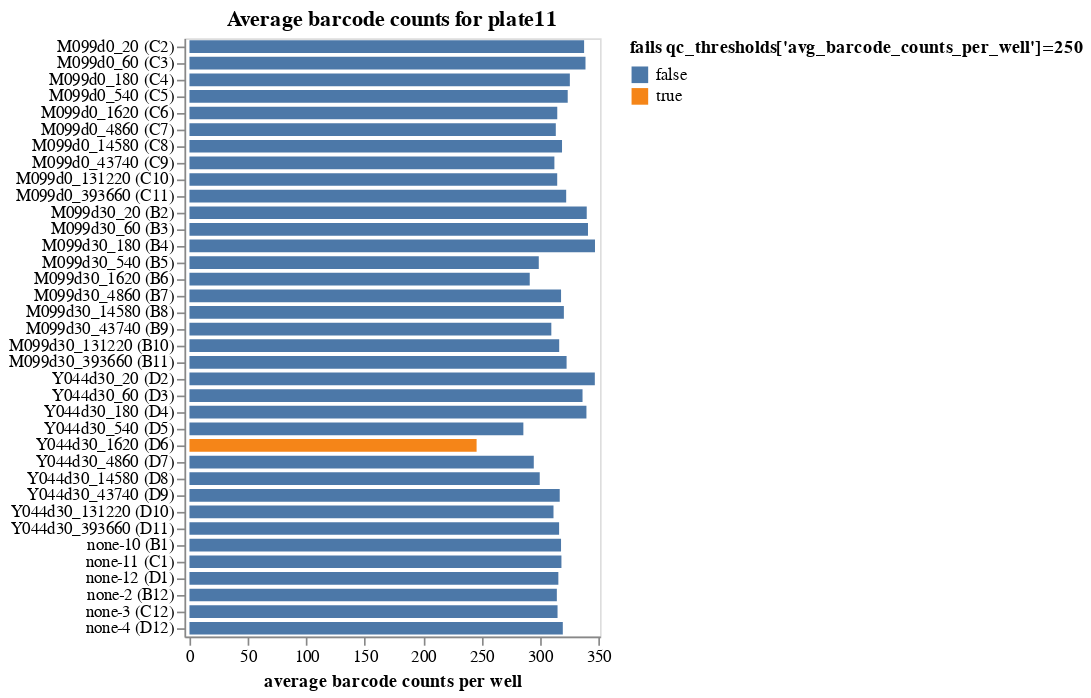

Here is the notebook cell this chart was saved with:
### Markdown cell above
Plot average counts per barcode.
If a sample has inadequate barcode counts, it may not have good enough statistics for accurate analysis, and a QC-threshold is applied:

### Code cell
avg_barcode_counts = (
    counts.groupby(
        ["well", "serum_replicate", "sample_well"],
        dropna=False,
        as_index=False,
    )
    .aggregate(avg_count=pd.NamedAgg("count", "mean"))
    .assign(
        fails_qc=lambda x: (
            x["avg_count"] < qc_thresholds['avg_barcode_counts_per_well']
        ),
    )
)

avg_barcode_counts_chart = (
    alt.Chart(avg_barcode_counts)
    .add_params(serum_selection)
    .transform_filter(serum_selection)
    .encode(
        alt.X(
            "avg_count",
            title="average barcode counts per well",
            scale=alt.Scale(nice=False, padding=3),
        ),
        alt.Y("sample_well", title=None, sort=sample_wells),
        alt.Color(
            "fails_qc",
            title=f"fails {qc_thresholds['avg_barcode_counts_per_well']=}",
            legend=alt.Legend(titleLimit=500),
        ),
        tooltip=[
            alt.Tooltip(c, format=".3g") if avg_barcode_counts[c].dtype == float else c
            for c in avg_barcode_counts.columns
        ],
    )
    .mark_bar(height={"band": 0.85})
    .properties(
        height=alt.Step(10),
        width=250,
        title=f"Average barcode counts for {plate}",
    )
    .configure_axis(grid=False)
)

display(avg_barcode_counts_chart)

# drop wells failing QC
avg_barcode_counts_per_well_drops = list(avg_barcode_counts.query("fails_qc")["well"])
print(
    f"\nDropping {len(avg_barcode_counts_per_well_drops)} wells for failing "
    f"{qc_thresholds['avg_barcode_counts_per_well']=}:\n  "
    + str(avg_barcode_counts_per_well_drops)
)
qc_drops["wells"].update(
    {w: "avg_barcode_counts_per_well" for w in avg_barcode_counts_per_well_drops}
)
counts = counts[~counts["well"].isin(qc_drops["wells"])]

### Figure 1 — Vega-Lite specification as saved in the notebook (floating-point values rounded to 4 significant figures; data arrays with more than 128 entries replaced by an {"elided": "..."} marker saying what was removed)
{"config": {"view": {"continuousWidth": 300, "continuousHeight": 300}, "axis": {"grid": false}}, "data": {"name": "data-332c6d5ff89cbe54867a5c99174e90ea"}, "mark": {"type": "bar", "height": {"band": 0.85}}, "encoding": {"color": {"field": "fails_qc", "legend": {"titleLimit": 500}, "title": "fails qc_thresholds['avg_barcode_counts_per_well']=250", "type": "nominal"}, "tooltip": [{"field": "well", "type": "nominal"}, {"field": "serum_replicate", "type": "nominal"}, {"field": "sample_well", "type": "nominal"}, {"field": "avg_count", "format": ".3g", "type": "quantitative"}, {"field": "fails_qc", "type": "nominal"}], "x": {"field": "avg_count", "scale": {"nice": false, "padding": 3}, "title": "average barcode counts per well", "type": "quantitative"}, "y": {"field": "sample_well", "sort": {"elided": "144 str values"}, "title": null, "type": "nominal"}}, "height": {"step": 10}, "params": [{"name": "param_2", "select": {"type": "point", "fields": ["serum_replicate"]}, "bind": {"input": "select", "options": [null, "M099d0", "M099d30", "Y044d30", "none-10", "none-11", "none-12", "none-2", "none-3", "none-4"], "labels": ["all", "M099d0", "M099d30", "Y044d30", "none-10", "none-11", "none-12", "none-2", "none-3", "none-4"], "name": "serum"}}], "title": "Average barcode counts for plate11", "transform": [{"filter": {"param": "param_2"}}], "width": 250, "$schema": "https://vega.github.io/schema/vega-lite/v5.16.3.json", "datasets": {"data-332c6d5ff89cbe54867a5c99174e90ea": [{"well": "B1", "serum_replicate": "none-10", "sample_well": "none-10 (B1)", "avg_count": 318.2, "fails_qc": false}, {"well": "B10", "serum_replicate": "M099d30", "sample_well": "M099d30_131220 (B10)", "avg_count": 316.6, "fails_qc": false}, {"well": "B11", "serum_replicate": "M099d30", "sample_well": "M099d30_393660 (B11)", "avg_count": 323.0, "fails_qc": false}, {"well": "B12", "serum_replicate": "none-2", "sample_well": "none-2 (B12)", "avg_count": 314.6, "fails_qc": false}, {"well": "B2", "serum_replicate": "M099d30", "sample_well": "M099d30_20 (B2)", "avg_count": 340.2, "fails_qc": false}, {"well": "B3", "serum_replicate": "M099d30", "sample_well": "M099d30_60 (B3)", "avg_count": 341.3, "fails_qc": false}, {"well": "B4", "serum_replicate": "M099d30", "sample_well": "M099d30_180 (B4)", "avg_count": 347.3, "fails_qc": false}, {"well": "B5", "serum_replicate": "M099d30", "sample_well": "M099d30_540 (B5)", "avg_count": 299.2, "fails_qc": false}, {"well": "B6", "serum_replicate": "M099d30", "sample_well": "M099d30_1620 (B6)", "avg_count": 291.4, "fails_qc": false}, {"well": "B7", "serum_replicate": "M099d30", "sample_well": "M099d30_4860 (B7)", "avg_count": 318.2, "fails_qc": false}, {"well": "B8", "serum_replicate": "M099d30", "sample_well": "M099d30_14580 (B8)", "avg_count": 320.6, "fails_qc": false}, {"well": "B9", "serum_replicate": "M099d30", "sample_well": "M099d30_43740 (B9)", "avg_count": 309.9, "fails_qc": false}, {"well": "C1", "serum_replicate": "none-11", "sample_well": "none-11 (C1)", "avg_count": 318.6, "fails_qc": false}, {"well": "C10", "serum_replicate": "M099d0", "sample_well": "M099d0_131220 (C10)", "avg_count": 314.9, "fails_qc": false}, {"well": "C11", "serum_replicate": "M099d0", "sample_well": "M099d0_393660 (C11)", "avg_count": 322.6, "fails_qc": false}, {"well": "C12", "serum_replicate": "none-3", "sample_well": "none-3 (C12)", "avg_count": 315.2, "fails_qc": false}, {"well": "C2", "serum_replicate": "M099d0", "sample_well": "M099d0_20 (C2)", "avg_count": 338.0, "fails_qc": false}, {"well": "C3", "serum_replicate": "M099d0", "sample_well": "M099d0_60 (C3)", "avg_count": 339.2, "fails_qc": false}, {"well": "C4", "serum_replicate": "M099d0", "sample_well": "M099d0_180 (C4)", "avg_count": 325.8, "fails_qc": false}, {"well": "C5", "serum_replicate": "M099d0", "sample_well": "M099d0_540 (C5)", "avg_count": 323.9, "fails_qc": false}, {"well": "C6", "serum_replicate": "M099d0", "sample_well": "M099d0_1620 (C6)", "avg_count": 315.0, "fails_qc": false}, {"well": "C7", "serum_replicate": "M099d0", "sample_well": "M099d0_4860 (C7)", "avg_count": 313.7, "fails_qc": false}, {"well": "C8", "serum_replicate": "M099d0", "sample_well": "M099d0_14580 (C8)", "avg_count": 319.1, "fails_qc": false}, {"well": "C9", "serum_replicate": "M099d0", "sample_well": "M099d0_43740 (C9)", "avg_count": 312.5, "fails_qc": false}, {"well": "D1", "serum_replicate": "none-12", "sample_well": "none-12 (D1)", "avg_count": 315.9, "fails_qc": false}, {"well": "D10", "serum_replicate": "Y044d30", "sample_well": "Y044d30_131220 (D10)", "avg_count": 311.8, "fails_qc": false}, {"well": "D11", "serum_replicate": "Y044d30", "sample_well": "Y044d30_393660 (D11)", "avg_count": 316.6, "fails_qc": false}, {"well": "D12", "serum_replicate": "none-4", "sample_well": "none-4 (D12)", "avg_count": 319.7, "fails_qc": false}, {"well": "D2", "serum_replicate": "Y044d30", "sample_well": "Y044d30_20 (D2)", "avg_count": 347.2, "fails_qc": false}, {"well": "D3", "serum_replicate": "Y044d30", "sample_well": "Y044d30_60 (D3)", "avg_count": 336.6, "fails_qc": false}, {"well": "D4", "serum_replicate": "Y044d30", "sample_well": "Y044d30_180 (D4)", "avg_count": 340.0, "fails_qc": false}, {"well": "D5", "serum_replicate": "Y044d30", "sample_well": "Y044d30_540 (D5)", "avg_count": 286.0, "fails_qc": false}, {"well": "D6", "serum_replicate": "Y044d30", "sample_well": "Y044d30_1620 (D6)", "avg_count": 245.9, "fails_qc": true}, {"well": "D7", "serum_replicate": "Y044d30", "sample_well": "Y044d30_4860 (D7)", "avg_count": 294.9, "fails_qc": false}, {"well": "D8", "serum_replicate": "Y044d30", "sample_well": "Y044d30_14580 (D8)", "avg_count": 300.0, "fails_qc": false}, {"well": "D9", "serum_replicate": "Y044d30", "sample_well": "Y044d30_43740 (D9)", "avg_count": 317.1, "fails_qc": false}]}}
